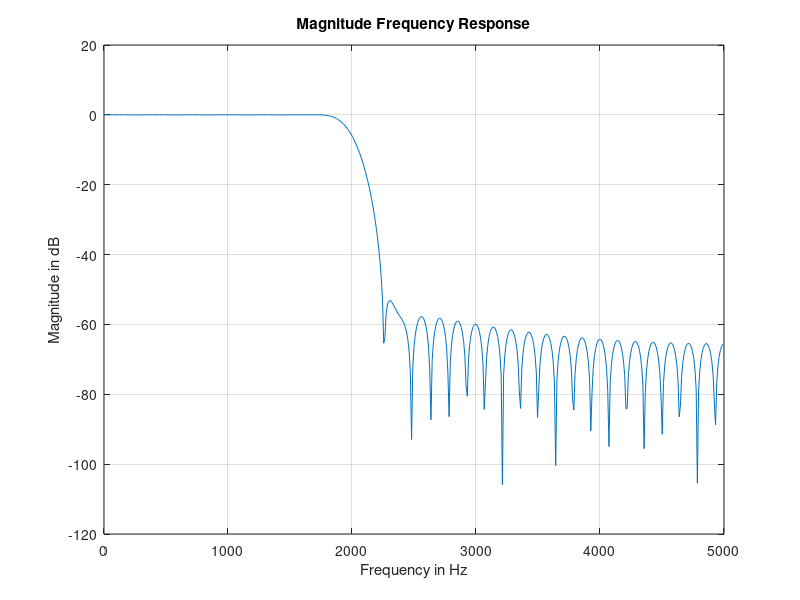

MATLAB code to generate this figure:
% FIR Low Pass Filter Design Using Hamming Window
% Specification: Pass Band Edge Frequency & Stop Band Edge Frequency
% Assume that the design is using Hamming Window;

loop=1;
while (loop==1)
clc;
disp('FIR Low Pass Filter Design Using Hamming Window')
disp(' ')
disp('Specification: Pass Band Edge Frequency & Stop Band Edge Frequency')
disp(' ')
fc=2*10^3;
ft=500;
Fs=10*10^3;
wc=2*pi*fc/Fs;
wt=2*pi*ft/Fs;
N=ceil(6.64*pi/wt+1)
if mod(N,2)==0
    N=N+1
end
alpha=(N-1)/2;
%p=[];
hd=[];
for n=0:(N-3)/2;
    hd=[hd,sin(wc*(n-alpha))/(pi*(n-alpha))];
end
for n=(N-1)/2;
    hd=[hd,wc/pi];
end
for n=(N+1)/2:N-1
        hd=[hd,sin(wc*(n-alpha))/(pi*(n-alpha))];
end
disp('hd = ');
disp(hd);
wd=[];
for n=0:N-1;
    wd=[wd,0.54-0.46*cos(2*pi*n/(N-1))];
end
disp('wd = ');
disp(wd);
n=0:N-1;
stem(n,wd)
title('Window Function')
xlabel('Time Index n')
ylabel('Window Sample Value w(n)')
disp('')
disp('Press a Key to Continue...')
pause
fc=wc*Fs/(2*pi)
hn=hd.*wd
[Resp,omega]=freqz(hn,1);
mag=20*log10(abs(Resp));
freq=omega*Fs/(2*pi);
plot(freq,mag)
title('Magnitude Frequency Response')
xlabel('Frequency in Hz')
ylabel('Magnitude in dB')
grid

   disp(' ');
   disp('Press a key to Continue....')
   pause
   disp('  ');
   choice=input('DO YOU WANT TO CONTINUE WITH THE DESIGN...?(Y)= ','s');
   switch upper(choice)
   case 'Y',
      loop=1;
   otherwise
      loop=0;
   end
end